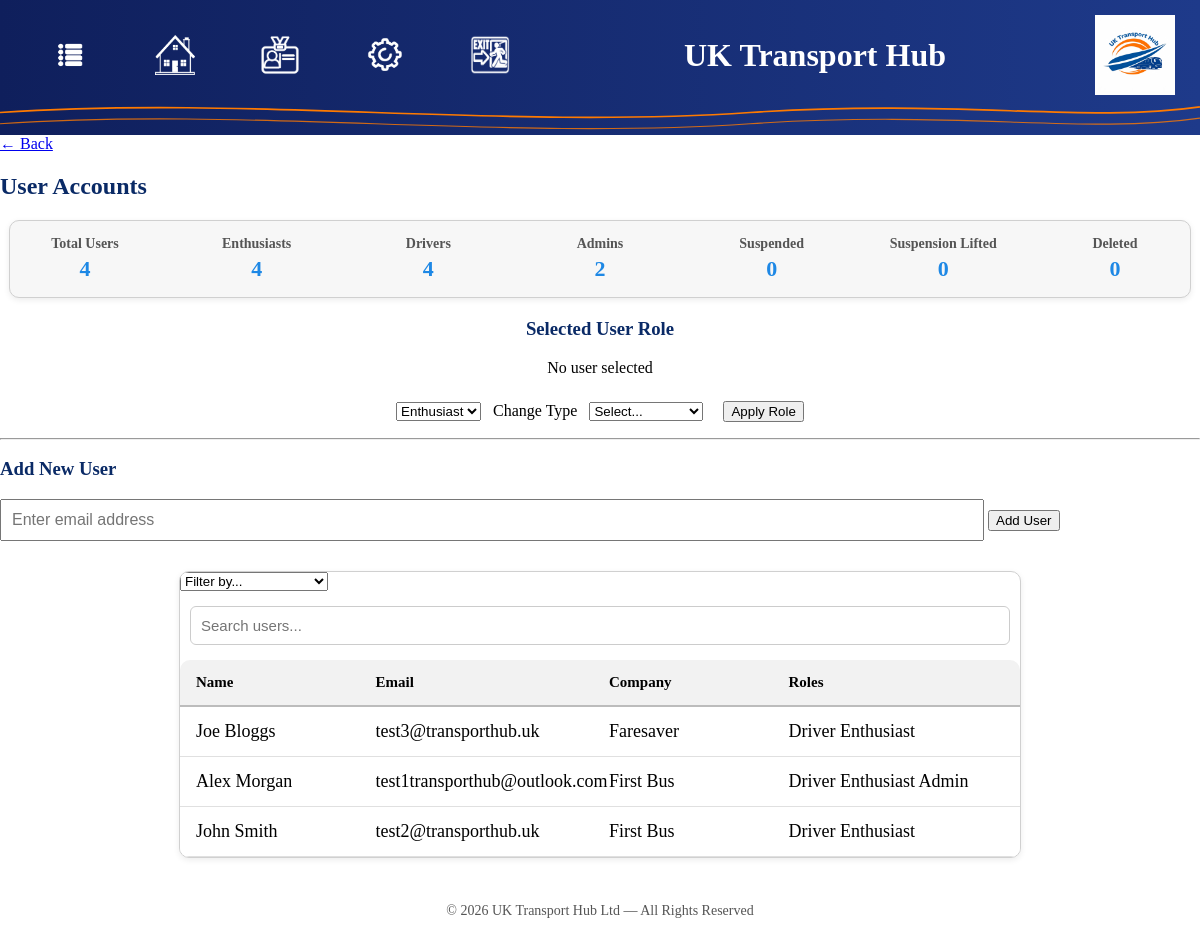
Screenshot of /user_accounts (signed in) with the database file from the repository.
### database.py (models this page shows, shortened)
class User(db.Model, UserMixin):
    __tablename__ = "users"   # make sure this matches your actual table name in SQLite
    id = db.Column(db.Integer, primary_key=True)
    first_name = db.Column(db.String(50), nullable=False)
    last_name = db.Column(db.String(50), nullable=False)
    username = db.Column(db.String(100), nullable=True)
    email = db.Column(db.String(120), nullable=False, unique=True)
    password = db.Column(db.String(200), nullable=False)
    level = db.Column(db.Integer, default=4)
    role_superadmin = db.Column(db.Boolean, default=False)
    role_admin = db.Column(db.Boolean, default=False)
    role_driver = db.Column(db.Boolean, default=False)
    role_enthusiast = db.Column(db.Boolean, default=True)
    role_change_message = db.Column(db.String(255))
    downgrade_reason = db.Column(db.String(255))
    deleted = db.Column(db.Boolean, default=False)
    suspended_until = db.Column(db.DateTime, nullable=True)
    suspension_reason = db.Column(db.String(255), nullable=True)
    date_of_birth = db.Column(db.String(10), nullable=True)
    joined_date = db.Column(db.String(10), nullable=True)
    address = db.Column(db.String(200), nullable=True)
    postcode = db.Column(db.String(20), nullable=True)
    phone = db.Column(db.String(20), nullable=True)
    psv_number = db.Column(db.String(50), nullable=True)
    licence_number = db.Column(db.String(50), nullable=True)
    company = db.Column(db.String(120), nullable=True)
    region = db.Column(db.String(120), nullable=True)
    depot = db.Column(db.String(120), nullable=True)
    outstation = db.Column(db.String(120), nullable=True)
    week_start_override = db.Column(db.String(10), default=None)
    profile_photo = db.Column(db.String(300), nullable=True)
    totp_secret = db.Column(db.String(32), nullable=True)
    is_2fa_enabled = db.Column(db.Boolean, default=False, nullable=False)

### app.py (the view)
@app.route('/user_accounts')
@login_required
def user_accounts():
    users = User.query.filter(User.id != 1).all()
    for u in users:
        if u.role_superadmin:
            u.role = "Superadmin"
        elif u.role_admin:
            u.role = "Admin"
        elif u.role_driver:
            u.role = "Driver"
        elif u.role_enthusiast:
            u.role = "Enthusiast"
        else:
            u.role = "Unknown"
    total_users = User.query.count()
    enthusiast_count = User.query.filter_by(role_enthusiast=True).count()
    driver_count = User.query.filter_by(role_driver=True).count()
    admin_count = User.query.filter_by(role_admin=True).count()
    superadmin_count = User.query.filter_by(role_superadmin=True).count()
    upgraded_count = RoleChangeHistory.query.filter_by(change_type="upgrade").count()
    downgraded_count = RoleChangeHistory.query.filter_by(change_type="downgrade").count()
    suspended_count = User.query.filter(User.suspended_until.isnot(None)).count()
    lifted_count = User.query.filter(
        (User.suspended_until == None) &
        (User.suspension_reason != None)
    ).count()
    deleted_count = User.query.filter_by(deleted=True).count()
    stats = SiteStats.query.first()
    total_page_views = stats.visit_count if stats else 0
    home_visit_count = stats.home_visit_count if stats else 0
    return render_template(
        'user_accounts.html',
        users=users,
        companies=[],
        user=current_user,
        total_users=total_users,
        total_page_views=total_page_views,
        home_visit_count=home_visit_count,
        enthusiast_count=enthusiast_count,
        driver_count=driver_count,
        admin_count=admin_count,
        superadmin_count=superadmin_count,
        upgraded_count=upgraded_count,
        downgraded_count=downgraded_count,
        suspended_count=suspended_count,
        lifted_count=lifted_count,
        deleted_count=deleted_count
    )

### app.py (called while the page is built)
@login_manager.user_loader
def load_user(user_id):
    return db.session.get(User, int(user_id))

def load_maintenance_state():
    try:
        if os.path.exists(STATE_FILE):
            with open(STATE_FILE, "r") as f:
                data = json.load(f)
                return data.get("maintenance_mode", False)
    except Exception as e:
        app.logger.error(f"Error loading maintenance state: {e}")
    return False

@app.before_request
def store_last_page():
    if request.method == "GET":
        if request.path != "/settings":
            session["last_page"] = request.path

@app.context_processor
def inject_home_target():
    user_id = session.get("user_id")
    if not user_id:
        return dict(
            home_target="login",
            user_roles=[]
        )
    user = db.session.get(User, user_id)
    if not user:
        return dict(
            home_target="login",
            user_roles=[]
        )
    if user.role_driver:
        home = "driver_dashboard"
    elif user.role_enthusiast:
        home = "enthusiast_dashboard"
    else:
        home = "enthusiast_dashboard"
    return dict(
        home_target=home,
        user_roles=get_all_roles(user)
    )

def get_all_roles(user):
    if not user.is_authenticated:
        return []
    roles = []
    if current_user.role_superadmin:
        roles.append("Superadmin")
    if current_user.role_admin:
        roles.append("Admin")
    if user.role_driver:
        roles.append("Driver")
    if user.role_enthusiast:
        roles.append("Enthusiast")
    return roles

### templates/user_accounts.html (shortened to what this page needs)
{% extends "base.html" %}
{% set page_title = "UK Transport Hub" %}
{% set home_target = "home" %}
{% set is_drivers_hub = False %}
{% block content %}
<a href="javascript:history.back()" class="back-btn">← Back</a>
<h2>User Accounts</h2>
<div class="stats-bar">
    <div class="stat-item">
        <span class="stat-label">Total Users</span>
        <span class="stat-value">{{ total_users }}</span>
    </div>
    <div class="stat-item">
        <span class="stat-label">Enthusiasts</span>
        <span class="stat-value">{{ enthusiast_count }}</span>
    </div>
    <div class="stat-item">
        <span class="stat-label">Drivers</span>
        <span class="stat-value">{{ driver_count }}</span>
    </div>
    <div class="stat-item">
        <span class="stat-label">Admins</span>
        <span class="stat-value">{{ admin_count }}</span>
    </div>
    <div class="stat-item">
        <span class="stat-label">Suspended</span>
        <span class="stat-value">{{ suspended_count }}</span>
    </div>
    <div class="stat-item">
        <span class="stat-label">Suspension Lifted</span>
        <span class="stat-value">{{ lifted_count }}</span>
    </div>
    <div class="stat-item">
        <span class="stat-label">Deleted</span>
        <span class="stat-value">{{ deleted_count }}</span>
    </div>
</div>
<div class="user-controls add-user-section">
	<h3>Selected User Role</h3>
	<p id="selectedUserLabel">No user selected</p>
	<select id="selectedRole">
		<option value="Enthusiast">Enthusiast</option>
	</select>
	<label for="changeType">Change Type</label>
	<select id="changeType" onchange="toggleReasonDropdowns()">
		<option value="none">Select...</option>
	</select>
    <button onclick="applyRoleChange()">Apply Role</button>
</div>
<hr>
    <div class="add-new-user">
        <h3>Add New User</h3>
        <input type="email" id="newUserEmail" placeholder="Enter email address">
        <button onclick="createNewUser()">Add User</button>
    </div>
<div class="user-list-container">
    <select id="userFilter">
        <option value="">Filter by...</option>
    </select>
    <input type="text" id="userSearch" placeholder="Search users...">
    <div class="user-header">
        <span>Name</span>
        <span>Email</span>
        <span>Company</span>
        <span>Roles</span>
    </div>
    <div id="userList">
        {% for u in users|sort(attribute='last_name') %}
        <div class="user-row"
             data-name="{{ u.first_name }} {{ u.last_name }}"
             data-email="{{ u.email }}"
             data-company="{{ u.company }}"
             data-region="{{ u.region }}"
             data-depot="{{ u.depot }}"
             data-outstation="{{ u.outstation }}"
             data-roles="
                {% if u.role_driver %}driver {% endif %}
                {% if u.role_enthusiast %}enthusiast {% endif %}
                {% if u.role_admin %}admin {% endif %}
             "
             onclick="selectUser('{{ u.id }}',
                                 '{{ u.first_name }} {{ u.last_name }}',
                                 '{{ u.email }}',
                                 '{{ u.company }}',
                                 '{{ u.role }}')">
            <span>{{ u.first_name }} {{ u.last_name }}</span>
            <span>{{ u.email }}</span>
            <span>{{ u.company }}</span>
            <span class="roles-cell">
                {% if u.role_driver %}Driver {% endif %}
                {% if u.role_enthusiast %}Enthusiast {% endif %}
                {% if u.role_admin %}Admin {% endif %}
            </span>
        </div>
        {% endfor %}
    </div>
</div>
{% endblock %}

### static/style.css (style rules this page uses)
html, body { height: 100%; margin: 0; }
body { display: flex; flex-direction: column; }
:root { --hub-blue: #0A2A66; --hub-blue-dark: #061B44; --hub-grey: #f5f5f5; --hub-text: #333; }
h2, h3, h4 { color: var(--hub-blue); font-weight: 700; }

### templates/user_accounts.html (style rules this page uses)
.user-controls { text-align: center; margin: 0 auto; width: 100%; }
.user-controls select, .user-controls input, .user-controls button { margin: 8px; }
.user-controls h3, .user-controls p, .user-controls label { text-align: center; }
#newUserEmail { width: 80%; padding: 10px; font-size: 16px; margin-bottom: 10px; }
.user-list-container { width: 70%; margin: 20px auto; max-height: 350px; overflow-y: auto; background: #ffffff; border: 1px solid #d0d0d0; border-radius: 10px; padding: 0; box-shadow: 0 2px 6px rgba(0,0,0,0.08); }
#userSearch { width: 95%; padding: 10px; margin: 15px auto; display: block; border: 1px solid #ccc; border-radius: 6px; font-size: 15px; }
.user-header { display: grid; grid-template-columns: 1fr 1.3fr 1fr 1.2fr; padding: 14px 16px; font-weight: 600; font-size: 15px; background: #f2f2f2; border-bottom: 2px solid #bcbcbc; border-radius: 10px 10px 0 0; }
.user-header span { white-space: nowrap; }
.user-row { display: grid; grid-template-columns: 1fr 1.3fr 1fr 1.2fr; padding: 14px 16px; border-bottom: 1px solid #e0e0e0; background: #fff; transition: background 0.15s ease; }
.user-row span { overflow: hidden; text-overflow: ellipsis; white-space: nowrap; font-size: 18px; }
.roles-cell { display: flex; gap: 6px; flex-wrap: wrap; }
.stats-bar { display: flex; justify-content: space-between; align-items: center; background: #f7f7f7; padding: 15px 20px; margin: 20px auto; width: 95%; border: 1px solid #d0d0d0; border-radius: 10px; box-shadow: 0 2px 6px rgba(0,0,0,0.08); }
.stat-item { display: flex; flex-direction: column; text-align: center; min-width: 110px; }
.stat-label { font-size: 14px; font-weight: 600; color: #555; }
.stat-value { font-size: 22px; font-weight: 700; color: #1e88e5; margin-top: 4px; }

### rows the page displays
User: first_name "Joe", last_name "Bloggs", email "test3@transporthub.uk", company "Faresaver", role_driver "Driver", role_enthusiast "Enthusiast"
User: first_name "Alex", last_name "Morgan", email "test1transporthub@outlook.com", company "First Bus", role_driver "Driver", role_enthusiast "Enthusiast", role_admin "Admin"
User: first_name "John", last_name "Smith", email "test2@transporthub.uk", company "First Bus", role_driver "Driver", role_enthusiast "Enthusiast"

### other values shown
{{ page_title if page_title else "UK Transport Hub" }} "UK Transport Hub"
{{ total_users }} "4"
{{ enthusiast_count }} "4"
{{ driver_count }} "4"
{{ admin_count }} "2"
{{ suspended_count }} "0"
{{ lifted_count }} "0"
{{ deleted_count }} "0"
